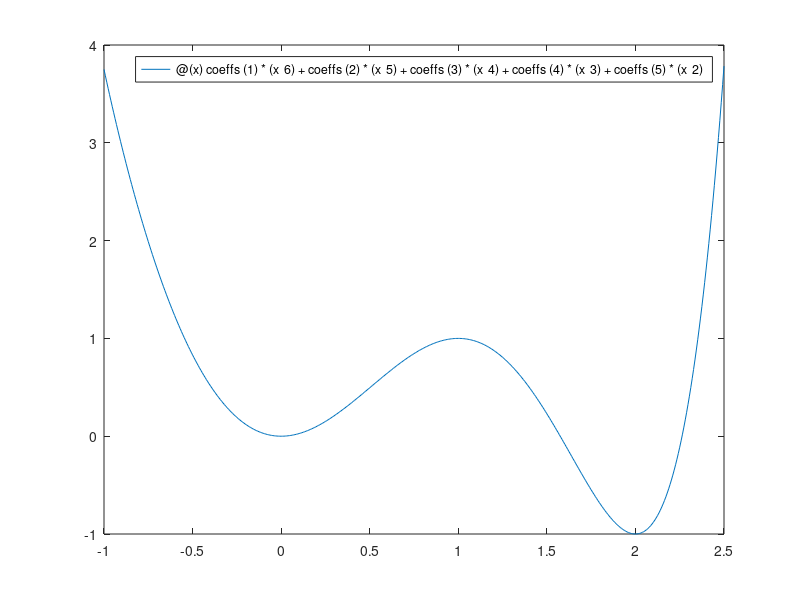

MATLAB code to generate this figure:

A = [1 1 1 1 1;
    6 5 4 3 2;
    2^6 2^5 2^4 2^3 2^2;
    6*(2^5)  5*(2^4)  4*(2^3)  3*(2^2)  2*(2^1);
    1  -1  1  -1  1];

B=[1; 0; -1; 0; 3.75];

coeffs=A\B

fplot(@(x)coeffs(1)*(x^6)+coeffs(2)*(x^5)+coeffs(3)*(x^4) ...
        +coeffs(4)*(x^3)+coeffs(5)*(x^2),[-1 2.5])
